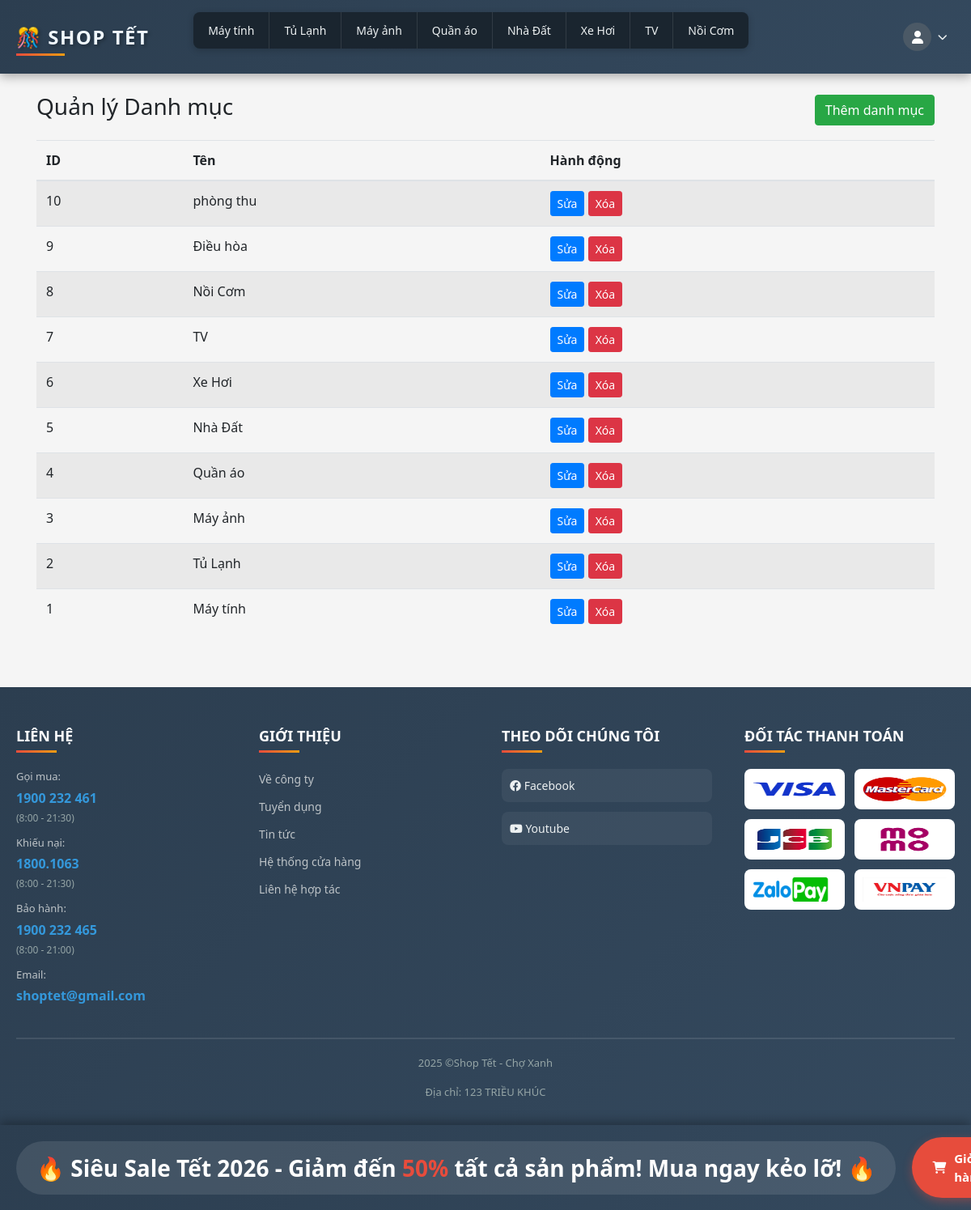
Before: /index.php?page=admin_categories (signed in) with the older database file.
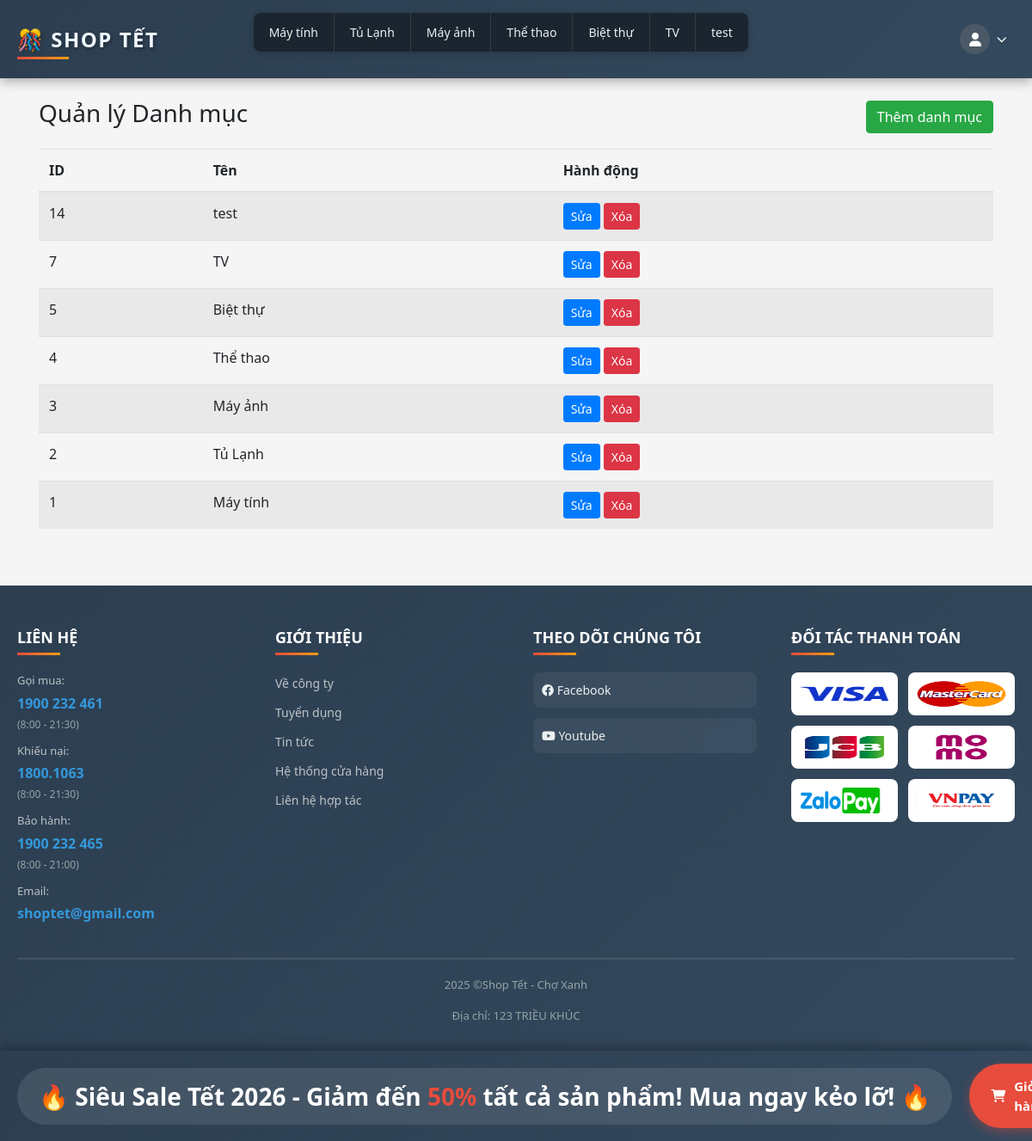
After: the same page with the newer database file.
### tables this page shows
CREATE TABLE `categories` (
  `id` int(11) NOT NULL,
  `name` varchar(100) NOT NULL
);

### pages/admin_categories.php (the view, shortened to what this page needs)
<?php
include __DIR__ . '/../config/db.php';
$sql = "SELECT id, name FROM categories ORDER BY id DESC";
$res = $conn->query($sql);
?>
<div class="container mt-4">
    <div class="d-flex justify-content-between align-items-center mb-3">
        <h3>Quản lý Danh mục</h3>
        <a href="index.php?page=category_add" class="btn btn-success">Thêm danh mục</a>
    </div>
    <?php if ($res && $res->num_rows > 0): ?>
        <table class="table table-striped">
            <thead>
                <tr>
                    <th>ID</th>
                    <th>Tên</th>
                    <th>Hành động</th>
                </tr>
            </thead>
            <tbody>
                <?php while ($row = $res->fetch_assoc()): ?>
                    <tr>
                        <td><?php echo $row['id']; ?></td>
                        <td><?php echo htmlspecialchars($row['name']); ?></td>
                        <td>
                            <a href="index.php?page=category_edit&id=<?php echo $row['id']; ?>" class="btn btn-sm btn-primary">Sửa</a>
                            <a href="index.php?page=category_delete&id=<?php echo $row['id']; ?>" class="btn btn-sm btn-danger">Xóa</a>
                        </td>
                    </tr>
                <?php endwhile; ?>
            </tbody>
        </table>
    <?php else: ?>
        <div class="alert alert-info">Chưa có danh mục nào.</div>
    <?php endif; ?>
</div>

### partials/head.php (shortened to what this page needs)
<?php
$isLoggedIn = false;
require_once __DIR__ . '/../config/db.php';
$sql = "SELECT id, name FROM categories";
$result = $conn->query($sql);
$categories = [];
while ($row = $result->fetch_assoc()) {
    $categories[] = $row;
}
if (isset($_SESSION['user_id'])) {
    $isLoggedIn = true;
}
?>
<!DOCTYPE html>
<html lang="vi">
<head>
    <link rel="stylesheet" href="https://stackpath.bootstrapcdn.com/bootstrap/4.5.2/css/bootstrap.min.css">
    <link rel="stylesheet" href="https://cdnjs.cloudflare.com/ajax/libs/font-awesome/6.0.0-beta3/css/all.min.css">
    <link rel="stylesheet" href="css/head.css">
    <link rel="stylesheet" href="css/product.css">
    <link rel="stylesheet" href="css/auth.css">
    <link rel="stylesheet" href="css/profile.css">
</head>
<body>
    <header>
        <div class="header-container">
            <div class="header-top">
                <a href="index.php" class="logo-link" style="color: aliceblue !important; text-decoration: none !important;">
                    <div class="logo" style="color: inherit; text-decoration: none;">🎊 Shop Tết</div>
                </a>
                <ul class="menu">
                    <?php
                    $visibleCount = 8;
                    $totalCategories = count($categories);
                    for ($i = 0; $i < min($visibleCount, $totalCategories); $i++):
                        $cat = $categories[$i];
                        ?>
                        <li>
                            <a href="index.php?page=category&id=<?= $cat['id'] ?>">
                                <?= htmlspecialchars($cat['name']) ?>
                            </a>
                        </li>
                    <?php endfor; ?>
                </ul>
                <?php if ($isLoggedIn): ?>
                    <div class="user-menu-container">
                        <div class="user-avatar-wrapper" id="userAvatar">
                            <div class="user-avatar">
                                <i class="fa-solid fa-user"></i>
                            </div>
                            <i class="fas fa-chevron-down caret-icon"></i>
                        </div>
                    </div>
                <?php endif; ?>
            </div>
        </div>
    </header>
    <div class="bottom-bar">
        <div class="bottom-container">
            <div class="ads-section">
                <div class="ads-text">
                    <span>🔥 Siêu Sale Tết 2026 - Giảm đến <b>50%</b> tất cả sản phẩm! Mua ngay kẻo lỡ! 🔥</span>
                </div>
            </div>
            <a href="index.php?page=cart" class="cart-button"><i class="fa-solid fa-cart-shopping"></i>Giỏ hàng</a>
        </div>
    </div>

### index.php (shortened to what this page needs)
<?php
$page = $_GET['page'] ?? 'home';
require_once __DIR__ . '/partials/head.php';
?>
<div class="main-content-wrapper">
    <?php
    require_once __DIR__ . '/pages/' . $page . '.php';
    ?>
</div>
<?php
require_once __DIR__ . '/partials/footer.php';
?>

### partials/footer.php
<link rel="stylesheet" href="css/footer.css">
<link rel="stylesheet" href="https://cdnjs.cloudflare.com/ajax/libs/font-awesome/6.0.0/css/all.min.css">
<footer>
    <div class="footer-container">
        <div class="footer-content">
            <div class="footer-column">
                <h3 class="footer-title">Liên hệ</h3>
                <div class="footer-contact">
                    <div class="contact-item">
                        <span class="contact-label">Gọi mua:</span>
                        <a href="tel:1900232461" class="contact-link">1900 232 461</a>
                        <span class="contact-time">(8:00 - 21:30)</span>
                    </div>
                    <div class="contact-item">
                        <span class="contact-label">Khiếu nại:</span>
                        <a href="tel:18001063" class="contact-link">1800.1063</a>
                        <span class="contact-time">(8:00 - 21:30)</span>
                    </div>
                    <div class="contact-item">
                        <span class="contact-label">Bảo hành:</span>
                        <a href="tel:1900232465" class="contact-link">1900 232 465</a>
                        <span class="contact-time">(8:00 - 21:00)</span>
                    </div>
                    <div class="contact-item">
                        <span class="contact-label">Email:</span>
                        <a href="mailto:shoptet@gmail.com" class="contact-link">shoptet@gmail.com</a>
                    </div>
                </div>
            </div>
            <div class="footer-column">
                <h3 class="footer-title">Giới thiệu</h3>
                <ul class="footer-links">
                    <li><a href="index.php?page=about_us">Về công ty</a></li>
                    <li><a href="#">Tuyển dụng</a></li>
                    <li><a href="#">Tin tức</a></li>
                    <li><a href="#">Hệ thống cửa hàng</a></li>
                    <li><a href="#">Liên hệ hợp tác</a></li>
                </ul>
            </div>
            <div class="footer-column">
                <h3 class="footer-title">Theo dõi chúng tôi</h3>
                <div class="social-links">
                    <a href="#" class="social-item facebook" style="color: #ecf0f1 !important; text-decoration: none !important;">
                        <span style="color: inherit; text-decoration: none;"><i class="fa-brands fa-facebook"></i> Facebook</span>
                    </a>
                    <a href="#" class="social-item youtube" style="color: #ecf0f1 !important; text-decoration: none !important;">
                        <span style="color: inherit; text-decoration: none;"><i class="fab fa-youtube"></i> Youtube</span>
                    </a>
                </div>
            </div>
            <div class="footer-column">
                <h3 class="footer-title">Đối tác thanh toán</h3>
                <div class="payment-partners">
                    <div class="partner-logo">
                        <img src="images/visa-logo.png" alt="Visa">
                    </div>
                    <div class="partner-logo">
                        <img src="images/mastercard-logo.png" alt="Mastercard">
                    </div>
                    <div class="partner-logo">
                        <img src="images/jcb-logo.png" alt="JCB">
                    </div>
                    <div class="partner-logo">
                        <img src="images/momo-logo.png" alt="Momo">
                    </div>
                    <div class="partner-logo">
                        <img src="images/zalopay-logo.png" alt="ZaloPay">
                    </div>
                    <div class="partner-logo">
                        <img src="images/vnpay-logo.png" alt="VNPay">
                    </div>
                </div>
            </div>
        </div>
        <div class="footer-bottom">
            <p>2025 ©Shop Tết - Chợ Xanh</p>
            <p> Địa chỉ: 123 TRIỀU KHÚC</p>
        </div>
    </div>
</footer>

### css/head.css (style rules this page uses)
* { margin: 0; padding: 0; box-sizing: border-box; }
html { height: 100%; }
body { font-family: 'Segoe UI', Tahoma, Geneva, Verdana, sans-serif; background-color: #f5f5f5; display: flex; flex-direction: column; min-height: 100vh; padding-bottom: 100px; }
header { background: linear-gradient(135deg, #2c3e50 0%, #34495e 100%); box-shadow: 0 4px 12px rgba(0, 0, 0, 0.3); position: sticky; top: 0; z-index: 1000; }
.header-container { max-width: 1200px; margin: 0 auto; padding: 0 20px; }
.header-top { display: flex; justify-content: space-between; align-items: center; padding: 15px 0; }
.logo { font-size: 24px; font-weight: bold; color: #fff; text-transform: uppercase; letter-spacing: 1.5px; text-shadow: 2px 2px 4px rgba(0, 0, 0, 0.3); position: relative; white-space: nowrap; }
.logo::after { content: ''; position: absolute; bottom: -5px; left: 0; width: 60px; height: 3px; background: linear-gradient(90deg, #e74c3c, #f39c12); }
.menu { list-style: none; display: flex; gap: 0; background-color: #1a252f; border-radius: 8px; overflow: hidden; box-shadow: 0 2px 8px rgba(0, 0, 0, 0.2); position: relative; }
.menu li { position: relative; }
.menu li a { display: block; padding: 12px 18px; color: #ecf0f1; text-decoration: none; font-size: 14px; font-weight: 500; transition: all 0.3s ease; position: relative; overflow: hidden; white-space: nowrap; }
.menu li a::before { content: ''; position: absolute; top: 0; left: -100%; width: 100%; height: 100%; background: linear-gradient(90deg, transparent, rgba(255, 255, 255, 0.1), transparent); transition: left 0.5s ease; }
.menu li a::after { content: ''; position: absolute; bottom: 0; left: 50%; width: 0; height: 3px; background: linear-gradient(90deg, #f39c12, #e74c3c); transition: all 0.3s ease; transform: translateX(-50%); }
.menu li:not(:last-child) a { border-right: 1px solid rgba(255, 255, 255, 0.1); }
.bottom-bar { position: fixed; bottom: 0; left: 0; right: 0; background: linear-gradient(135deg, #2c3e50 0%, #34495e 100%); box-shadow: 0 -4px 12px rgba(0, 0, 0, 0.3); z-index: 1000; padding: 15px 0; }
.bottom-container { max-width: 1200px; margin: 0 auto; padding: 0 20px; display: flex; align-items: center; justify-content: space-between; gap: 20px; }
.ads-section { flex: 1; display: flex; align-items: center; justify-content: space-between; background: rgba(255, 255, 255, 0.1); padding: 12px 25px; border-radius: 50px; gap: 20px; }
.ads-text { color: #fff; font-size: 16px; font-weight: 600; white-space: nowrap; }
.ads-text span { font-size: 28px; }
.ads-text b { color: #e74c3c; }
.cart-button { position: relative; background: #e74c3c; padding: 15px 25px; border-radius: 50px; display: flex; align-items: center; gap: 10px; color: #fff; text-decoration: none; font-weight: 600; font-size: 15px; transition: all 0.3s ease; box-shadow: 0 4px 12px rgba(231, 76, 60, 0.4); }
.logo-link { text-decoration: none; color: inherit; }
.main-content-wrapper { flex-grow: 1; }

### css/profile.css (style rules this page uses)
.user-menu-container { position: relative; display: flex; align-items: center; width: 200px; justify-content: flex-end; }
.user-avatar-wrapper { display: flex; align-items: center; gap: 8px; cursor: pointer; padding: 5px 10px; border-radius: 50px; transition: background 0.2s; }
.user-avatar { width: 35px; height: 35px; background-color: #4b5966; color: white; border-radius: 50%; display: flex; align-items: center; justify-content: center; font-size: 16px; }
.caret-icon { color: #ecf0f1; font-size: 12px; }

Changed rows visible on the page:
removed categories: name "Xe Hơi", id "6"
removed categories: name "Nồi Cơm", id "8"
removed categories: id "10", name "phòng thu", shown under "Quản lý Danh mục"
removed categories: id "9", name "Điều hòa", shown under "Quản lý Danh mục"
changed categories id 4: name "Quần áo" → "Thể thao"
changed categories id 5: name "Nhà Đất" → "Biệt thự"
added categories: name "test", id "14"
